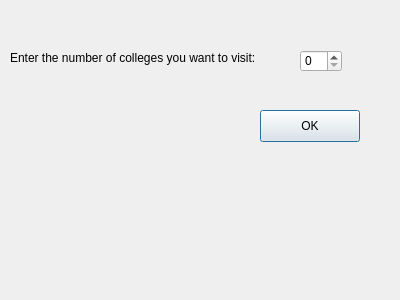
<?xml version="1.0" encoding="UTF-8"?>
<ui version="4.0">
 <class>NumOfCollegesToVisit</class>
 <widget class="QDialog" name="NumOfCollegesToVisit">
  <property name="geometry">
   <rect>
    <x>0</x>
    <y>0</y>
    <width>400</width>
    <height>300</height>
   </rect>
  </property>
  <property name="windowTitle">
   <string>Dialog</string>
  </property>
  <widget class="QLabel" name="label">
   <property name="geometry">
    <rect>
     <x>10</x>
     <y>50</y>
     <width>321</width>
     <height>16</height>
    </rect>
   </property>
   <property name="text">
    <string>Enter the number of colleges you want to visit:</string>
   </property>
  </widget>
  <widget class="QSpinBox" name="spinBox">
   <property name="geometry">
    <rect>
     <x>300</x>
     <y>50</y>
     <width>42</width>
     <height>22</height>
    </rect>
   </property>
  </widget>
  <widget class="QPushButton" name="okButton">
   <property name="geometry">
    <rect>
     <x>260</x>
     <y>110</y>
     <width>100</width>
     <height>32</height>
    </rect>
   </property>
   <property name="text">
    <string>OK</string>
   </property>
  </widget>
 </widget>
 <resources/>
 <connections/>
</ui>
